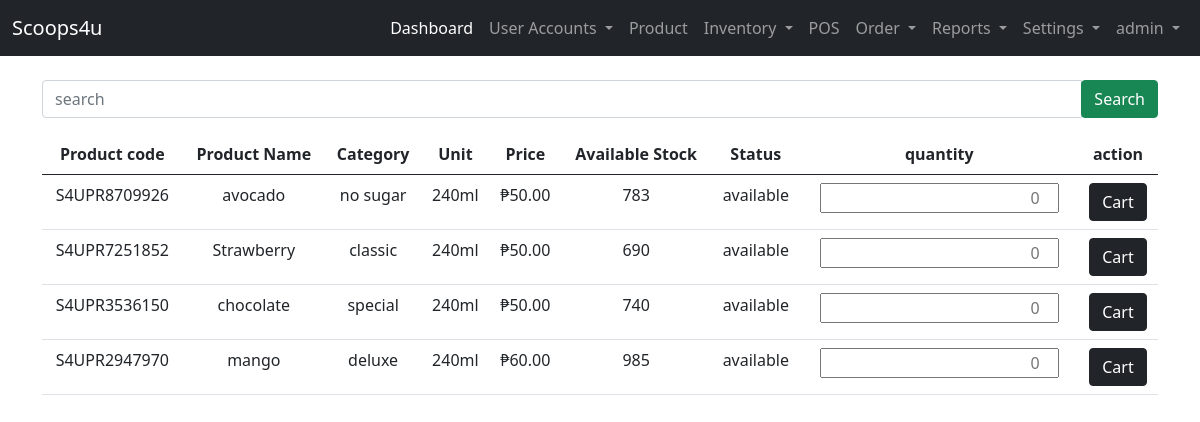
/user-site/pos/all-products/ (signed in), run on an earlier commit of the app's database.
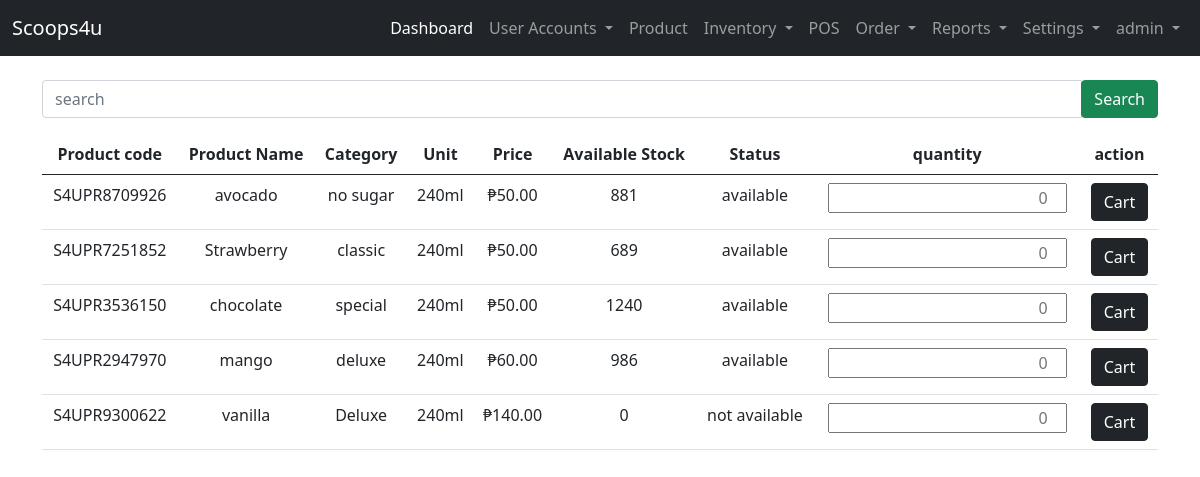
And on a later commit of the database.
### admin_site/models.py (models this page shows, shortened)
class Product(models.Model):
    STATUS = (("available","available"),("not available","not available"))
    product_code =  models.CharField(unique=True, max_length=200, verbose_name='Product Code')
    product_category =  models.CharField(max_length=200, verbose_name='Category')
    product_name=  models.CharField(max_length=200, verbose_name='Product Name')
    product_unit =  models.CharField(max_length=200, verbose_name='Unit')
    product_ResellerPrice =   models.BigIntegerField(null=True, verbose_name='Reseller Price')
    product_price =   models.BigIntegerField(null=True, verbose_name='Pos Price')
    product_stock =  models.BigIntegerField(null=True, verbose_name='Available Stock')
    product_status =  models.CharField(max_length=200, choices=STATUS, verbose_name='Status')

### admin_site/views.py (the view)
# urls.py: path('pos/all-products/', views.all_products ,name='all_products'),
@login_required(login_url='landing_page:login')
def all_products(request):
    list_products = Product.objects.all()
    context = {'list_products':list_products}
    return render(request, 'admin_site/pos/all-products.html', context)

### templates/admin_site/pos/all-products.html (shortened to what this page needs)
{% extends 'admin_site/base.html' %}
{% block content %}
<form action="{% url 'admin_site:search_product' %}" method="get" class="my-3 ">
    <div class="input-group">
        <input type="text" class="form-control" name="search" placeholder="search" required>
        <div class="input-group-append">
            <button class="btn btn-success">Search</button>
        </div>
    </div>
</form>
{% if list_products %}
<table class="table table-hover text-center">
    <thead>
        <tr>
            <th>Product code </th>
            <th>Product Name</th>
            <th>Category</th>
            <th>Unit</th>
            {% if user.role == "admin" %}
            <th>Price</th>
            {% elif user.role == "staff" %}
            <th>Price</th>
            {% endif %}
            <th>Available Stock</th>
            <th>Status</th>
            <th>quantity</th>
            <th>action</th>
        </tr>
    </thead>
    <tbody>
        {% for list in list_products %}
        <tr>
            <td>{{ list.product_code }}</td>
            <td>{{ list.product_name }}</td>
            <td>{{ list.product_category }}</td>
            <td>{{ list.product_unit }}</td>
            {% if user.role == "admin" %}
            <td>&#8369;{{ list.product_price|floatformat:2 }}</td>
            {% elif user.role == "staff" %}
            <td>&#8369;{{ list.product_price|floatformat:2 }}</td>
            {% endif %}
            <td>{{ list.product_stock }}</td>
            <td>{{ list.product_status }}</td>
        <form action="{% url 'admin_site:cart_products' list.id %}" method="POST">
        <td><input type="number" name="quantity" style="text-align:right;" placeholder="0" required></td>
        <td><button class="btn btn-dark" type="submit" name="cart">Cart</button></td>
        </form>
        </tr>
        {% endfor %}
    </tbody>
</table>
{% endif %}
{% endblock content %}

What changed in the data, as far as the page shows it:
changed Product "S4UPR8709926": product_stock "783" → "881"
changed Product "S4UPR7251852": product_stock "690" → "689"
changed Product "S4UPR3536150": product_stock "740" → "1240"
changed Product "S4UPR2947970": product_stock "985" → "986"
added Product: product_code "S4UPR9300622", product_name "vanilla", product_category "Deluxe", product_unit "240ml", product_price "140.00", product_stock "0", product_status "not available"
